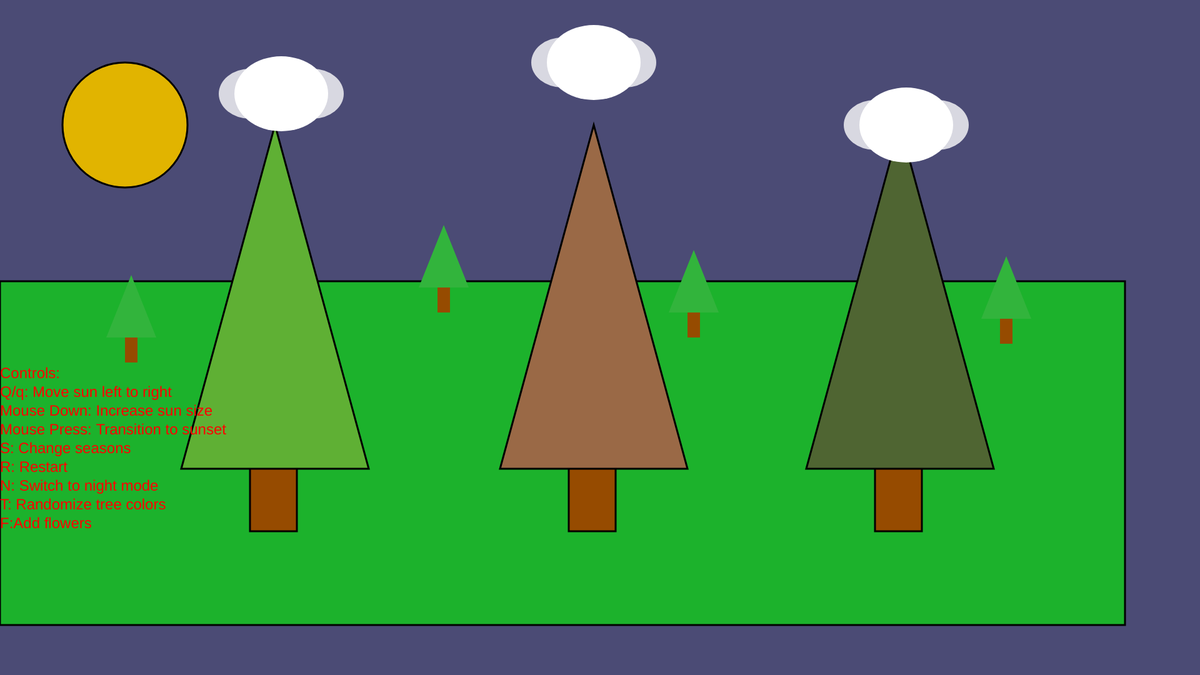
Frame 1 (no input)
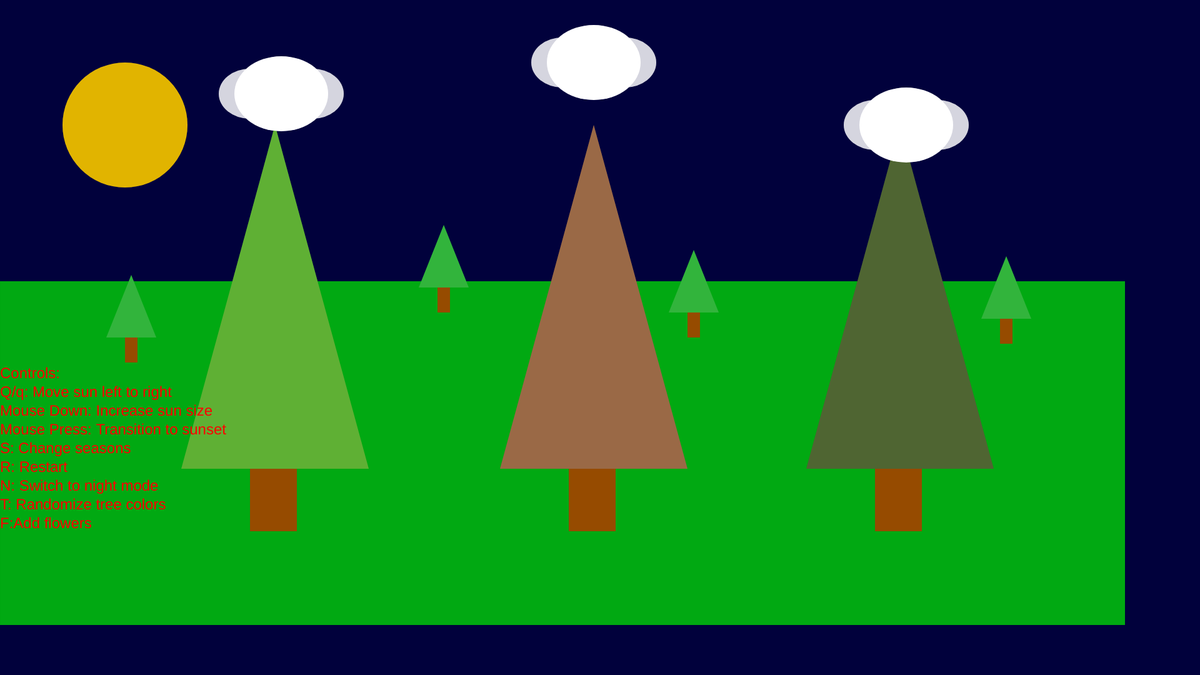
Frame 60 (no input)
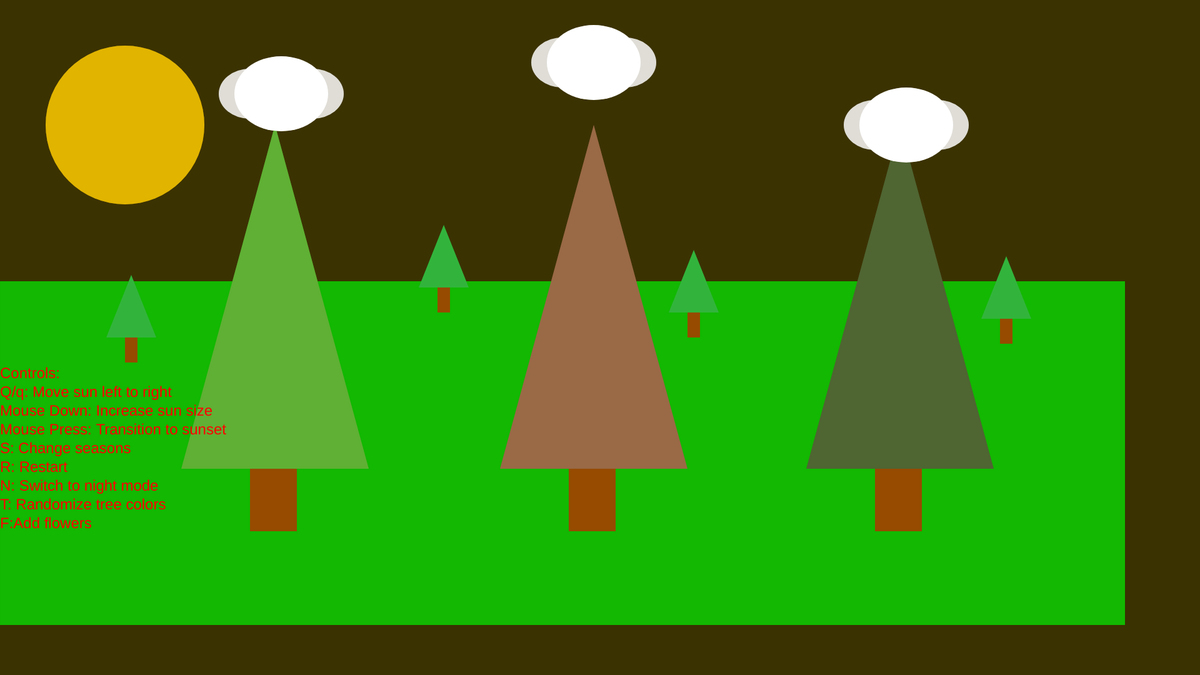
Frame 120 (the mouse pressed at the canvas centre since frame 60)

The p5.js sketch that drew these frames (run headless with seeded random() and noise() and a simulated clock; from frame 60 on, the mouse is pressed at the canvas centre):

// p5.js sketch
// ── sketch.js
// Adit V
// Sunny Day with OOP (Short Study #7)
// Press "Q" or "q" to move the sun
// Press "T" or "t" to change tree colors
// Move mouse down to make the sun bigger
// Hold mouse button to create sunset
// Based on Short Study #6

// DECLARING VARIABLES FOR THE COLORS 
let r = 0;
let g = 0;
let b = 60;

// Variables for sun position
let sunx = 200;
let suny = 200;

// Sun speed
let sunSpeed = 1.8;
let movingRight = false;

// Tree objects
let tree1, tree2, tree3;
//Flower
let flowers = [];

//setting color for tree so i can make small tree have colors

let  treeColor1,treeColor2, treeColor3 

function setup() {
  createCanvas(1920, 1080);

  //making color for the tree
  treeColor1 = color(50, 180, 60);
  treeColor2 = color(80, 150, 100);
  treeColor3 = color(100, 200, 150);
  // Create three trees using Tree class
  tree1 = new Tree(910, 350);
  tree2 = new Tree(400, 350);
  tree3 = new Tree(1400, 350);


}

function draw() {
  let sunSize = 200 + mouseY / 10; // Sun size changes with mouse Y

  background(r, g, b, 180);

  // Draw sun
  strokeWeight(3);
  fill(225, 180, 0);
  ellipse(sunx, suny, sunSize, sunSize);

  // Grass
  fill(0, 240, 0, 160);
  quad(0, 450, 1800, 450, 1800, 1000, 0, 1000);



  // 
  for (let flower of flowers) {
    flower.display();
  }

  // Display trees
  tree1.display();
  tree2.display();
  tree3.display();

  
  // Draw clouds
  drawCloud(400, 150);
  drawCloud(900, 100);
  drawCloud(1400, 200);
  drawSmallTree(700,400,treeColor2)
  drawSmallTree(1100,440,treeColor1)
  drawSmallTree(200,480,treeColor3)
  drawSmallTree(1600,450,treeColor2)
  // Smooth sunset transition when mouse is pressed
  if (mouseIsPressed) {  
    if (r < 190) r += 1;
    if (g < 50) g += 1;
    if (b > 0) b -= 1;
  }

  // Limit sunset colors
  if (r > 255) r = 190;
  if (g > 50) g = 20;
  if (b < 0) b = 0;

  // Move sun if 'Q' is pressed
  if (keyIsPressed && (key === 'q' || key === 'Q')) {
    movingRight = true;
  }

  if (movingRight) {
    sunx += sunSpeed;
    if (sunx >= width - 400 || sunx <= 200) {
      sunSpeed *= -1;
    }
  }
  //calling instructions
drawInstructions()

  }



function keyPressed() {
  if (key === 'n' || key === 'N') { // Turn to night
    r = 10; 
    g = 10; 
    b = 40;
  }

  if (key === 't' || key === 'T') { // Change tree colors
    tree1.changeColor();
    tree2.changeColor();
    tree3.changeColor();
  }

  if (key === 'f' || key === 'F') {
    let newFlower = new Flower(random(100, width - 100), random(460, 1000));
    flowers.push(newFlower);
  }
}





// Function to draw a cloud
function drawCloud(x, y,) {
  fill(255, 255, 255, 200);
  noStroke();
  ellipse(x, y, 100, 80);
  ellipse(x + 100, y, 100, 80);
  fill(255, 255, 255);
  ellipse(x + 50, y, 150, 120);
}
//making a class for tree
//i did take the overall idea from the p5 website: https://p5js.org/reference/p5/class/
class Tree {
  constructor(x, y) {
    this.x = x;
    this.y = y;
    this.leafColor = color(random(40, 200), random(80, 200), random(40, 80));
  }

  display() {
    // Draw trunk
    fill(150, 75, 0);
    rect(this.x, this.y, 75, 500);

    //this is used to draw the leaves and i used a fill to give them different colors
    fill(this.leafColor);
    triangle(this.x - 110, this.y + 400, this.x + 190, this.y + 400, this.x + 40, this.y - 150);
  }

  changeColor() {
   // here im just making the color change randomly within set parameters
    this.leafColor = color(random(40, 200), random(80, 200), random(40, 80));
  }
}
// making a class for flower
class Flower {
  constructor(x, y) {
    this.x = x;
    this.y = y;
  }

  display() {
    fill(255, 100, 200);
    noStroke();
    ellipse(this.x, this.y, 15, 15); // center
    fill(255, 200, 0);
    ellipse(this.x - 10, this.y, 10, 10);
    ellipse(this.x + 10, this.y, 10, 10);
    ellipse(this.x, this.y - 10, 10, 10);
    ellipse(this.x, this.y + 10, 10, 10);
  }
}
// Draw small trees with a smaller size
function drawSmallTree(x, y) {
  fill(150, 75, 0);
  rect(x, y, 20, 100);
  fill(treeColor1);;
  triangle(x - 30, y + 60, x + 50, y + 60, x + 10, y - 40);
}

function drawInstructions() {
  fill(255,0,0);
  textSize(24);
  textAlign(LEFT, BOTTOM);
  
  // Start from the bottom-left corner without margins
  let startY = height - 240; // Position the first line
  text("Controls:", 0, startY-230);
  text("Q/q: Move sun left to right", 0, startY -200);
  text("Mouse Down: Increase sun size", 0, startY -170);
  text("Mouse Press: Transition to sunset", 0, startY -140);
  text("S: Change seasons", 0, startY - 110);
  text("R: Restart", 0, startY - 80);
  text("N: Switch to night mode", 0, startY -50);
  text("T: Randomize tree colors", 0, startY -20);
  text("F:Add flowers ",0,startY+10)
 
}
